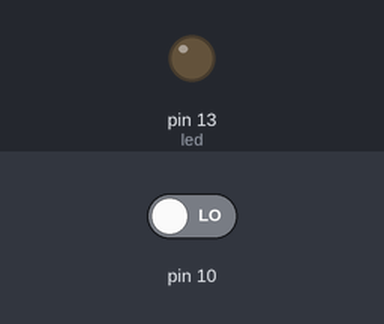
Recording of a sketch running on a simulated Arduino Uno, built with avr-gcc and run on an emulated ATmega328P. On the bench: output pins drawn as LEDs (lit = HIGH). The inputs (shaded band) are chosen by the test bench; at power-on: pin 10 LOW.

Above: at 1.2 s.
1.3 s: pin 10 driven HIGH
At 1.7 s:
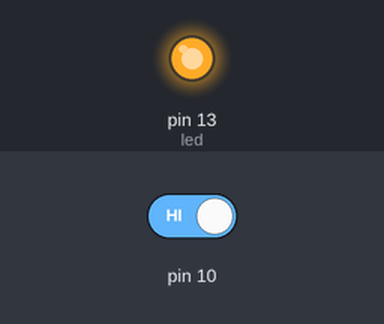
2.8 s: pin 10 driven LOW
At 4.0 s:
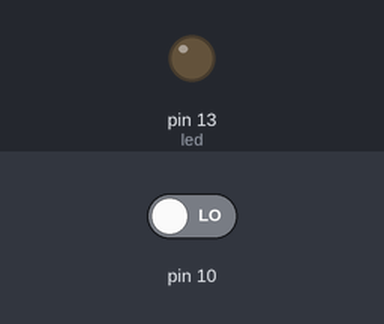
Timing chart, 0 to 5.8 s (numbered marks = the images above; inputs shaded):
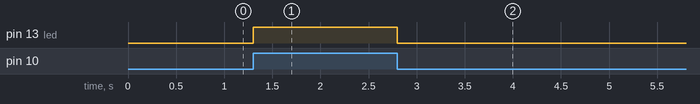

Measured:
- after the input at 1.3 s, pin 13 (led): LOW → HIGH at once
- after the input at 2.8 s, pin 13 (led): HIGH → LOW at once

The sketch:

led13_on.ino
```cpp
int led = 13;
int entrada;
void setup() {
  pinMode(led,OUTPUT);
  pinMode(10, INPUT);

}
void loop() {
  entrada = digitalRead(10);
  if (entrada == HIGH){
    digitalWrite(led,HIGH);
    }
  else{
    digitalWrite(led,LOW);
    }
}
```
